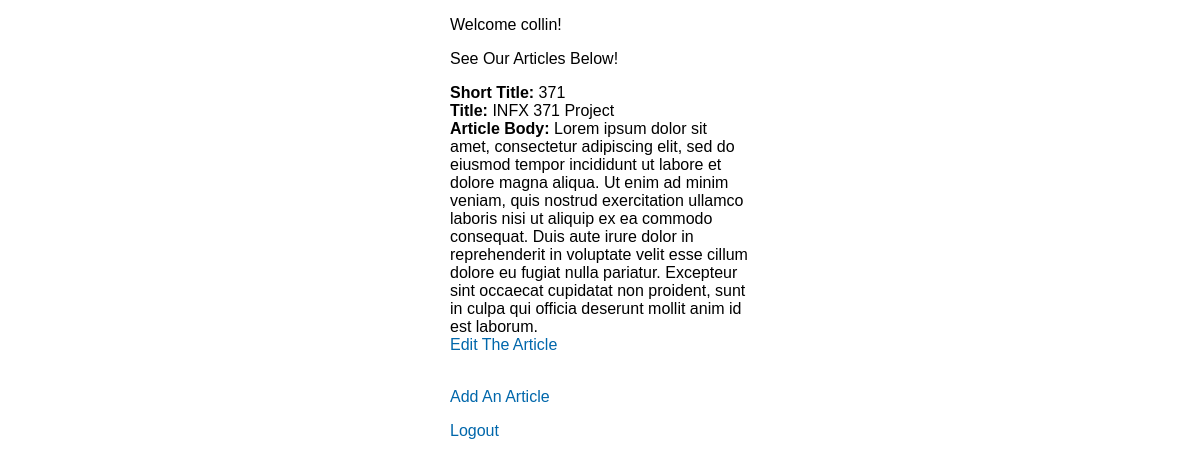
The app's page /wiki.php?short_title=371 (signed in), older data.
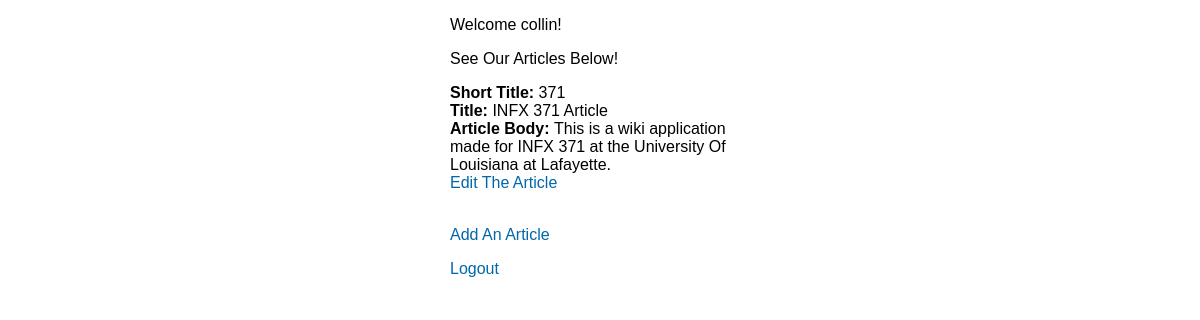
The same page, newer data.
### tables this page shows
CREATE TABLE `articles` (
  `id` int(11) NOT NULL,
  `shortTitle` varchar(30) NOT NULL,
  `title` text NOT NULL,
  `body` text NOT NULL
);

### wiki.php (the view, shortened to what this page needs)
<?php
$short_title =  $_GET['short_title'];
$con = new mysqli("localhost", "root", "", "wiki");
$query = "SELECT * FROM articles WHERE shortTitle = '$short_title'";
$result = $con->query($query);
?>
<!DOCTYPE html>
<html>
    <head>
        <link href="wiki.css" type="text/css" rel="stylesheet">
    </head>
    <body>
        <div class="form">
            <p>Welcome <?php echo $_SESSION['username']; ?>!</p>
            <p>See Our Articles Below!</p>
            <form action="wiki.php" method="POST">
                <?php
                if($result->num_rows > 0){
                    while ($row = $result->fetch_assoc()){
                        echo "<strong>Short Title: </strong> <span>$row[shortTitle]</span> <br>
                        <strong>Title: </strong> <span>$row[title]</span> <br>
                        <strong>Article Body: </strong> <span>$row[body]</span> <br>
                        <a href='edit.php?id=" .$row['id'] ."'>Edit The Article</a> <br>";?>
                        <br>
                        <?php
                    }
                }
                ?>
            </form>
            <p><a href="addarticle.php">Add An Article</a></p>
            <a href="logout.php">Logout</a>
        </div>
    </body>
</html>

### wiki.css (style rules this page uses)
body { font-family:Arial, Sans-Serif; }
a { color:#0067ab; text-decoration:none; }
.form { width: 300px; margin: 0 auto; }

Row changes from the older to the newer data that the page shows:
changed articles: title "INFX 371 Project" → "INFX 371 Article"; body "Lorem ipsum dolor sit amet, consectetur adipiscing elit, sed do eiusmod tempor incididunt ut labore et dolore magna aliqua. Ut enim ad minim veniam, quis nostrud exercitation ullamco laboris nisi ut aliquip ex ea commodo consequat. Duis aute irure dolor in reprehenderit in voluptate velit esse cillum dolore eu fugiat nulla pariatur. Excepteur sint occaecat cupidatat non proident, sunt in culpa qui officia deserunt mollit anim id est laborum." → "This is a wiki application made for INFX 371 at the University Of Louisiana at Lafayette."
